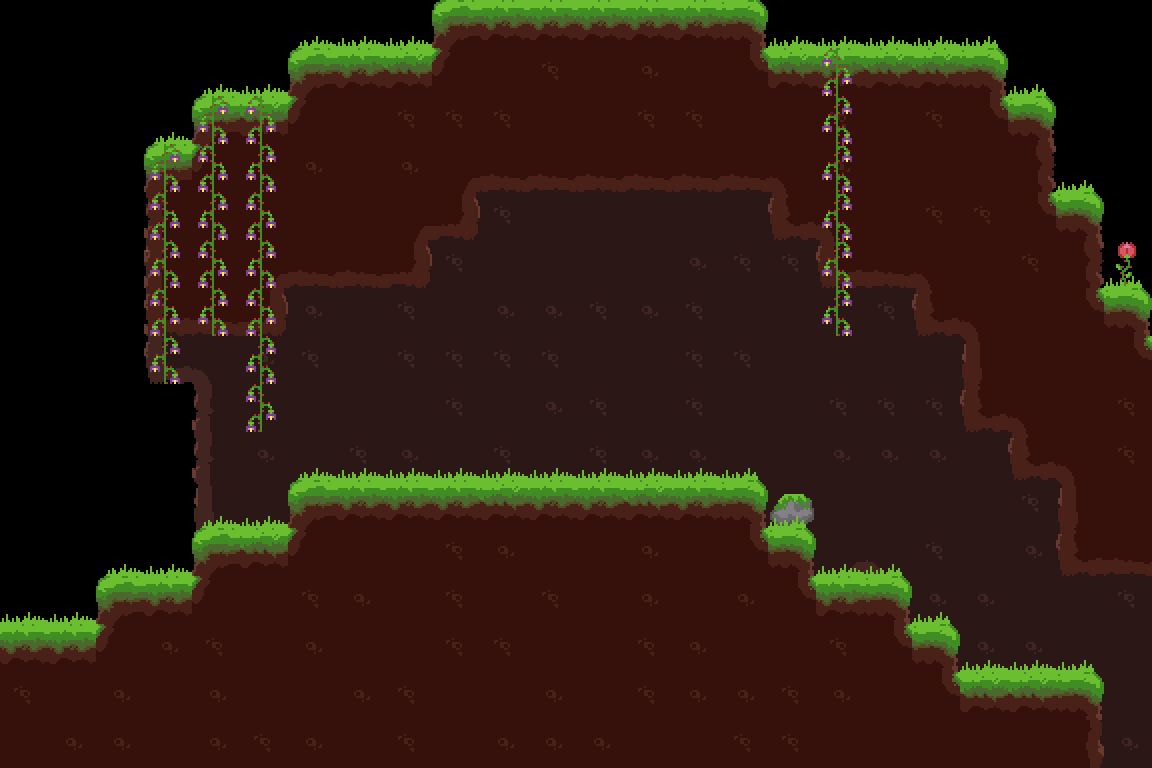

The image is a tile-based game level rendered from a .tmx file. Its description and source (layers, tilesets, objects; grid data summarised) follow:
An orthogonal 24x16 tile map with 48x48 px tiles, 7 tile layers (tunnel, eau, murD, terrain, ...), 5 tilesets and 51 objects (end).

<map version="1.0" orientation="orthogonal" renderorder="right-down" width="24" height="16" tilewidth="48" tileheight="48">
 <tileset firstgid="1" name="terrain" tilewidth="48" tileheight="48">
  <image source="tileSets/forest.png" width="336" height="384" />
  <terraintypes>
   <terrain name="ciel" tile="-1" />
   <terrain name="groundGrass" tile="-1" />
  </terraintypes>
  <tile id="1" terrain=",,,1">
   <objectgroup draworder="index">
    <object x="0" y="0" width="48" height="48" />
   </objectgroup>
  </tile>
  <tile id="2" terrain=",,1,1">
   <objectgroup draworder="index">
    <object x="-1.77636e-15" y="0" width="48" height="48" />
   </objectgroup>
  </tile>
  <tile id="3" terrain=",,1,1">
   <objectgroup draworder="index">
    <object x="-1.77636e-15" y="7.10543e-15" width="48" height="48" />
   </objectgroup>
  </tile>
  <tile id="4" terrain=",,1,">
   <objectgroup draworder="index">
    <object x="0" y="-1.42109e-14" width="48" height="48" />
   </objectgroup>
  </tile>
  <tile id="5" terrain="1,1,1,">
   <objectgroup draworder="index">
    <object x="0" y="-1.42109e-14" width="48" height="48" />
   </objectgroup>
  </tile>
  <tile id="6" terrain="1,1,,1">
   <objectgroup draworder="index">
    <object x="0" y="0" width="48" height="48" />
   </objectgroup>
  </tile>
  <tile id="8" terrain=",1,,1">
   <objectgroup draworder="index">
    <object x="0" y="-1.42109e-14" width="48" height="48" />
   </objectgroup>
  </tile>
  <tile id="9" terrain="1,1,1,1">
   <objectgroup draworder="index">
    <object x="0" y="-1.42109e-14" width="48" height="48" />
   </objectgroup>
  </tile>
  <tile id="10" terrain="1,1,1,1">
   <objectgroup draworder="index">
    <object x="0" y="-1.42109e-14" width="48" height="48" />
   </objectgroup>
  </tile>
  <tile id="11" terrain="1,,1,">
   <objectgroup draworder="index">
    <object x="0" y="-1.42109e-14" width="48" height="48" />
   </objectgroup>
  </tile>
  <tile id="12" terrain="1,,1,1">
   <objectgroup draworder="index">
    <object x="0" y="-1.42109e-14" width="48" height="48" />
   </objectgroup>
  </tile>
  <tile id="13" terrain=",1,1,1">
   <objectgroup draworder="index">
    <object x="0" y="0" width="48" height="48" />
   </objectgroup>
  </tile>
  <tile id="15" terrain=",1,,1">
   <objectgroup draworder="index">
    <object x="0" y="0" width="48" height="48" />
   </objectgroup>
  </tile>
  <tile id="16" terrain="1,1,1,1">
   <objectgroup draworder="index">
    <object x="0" y="-1.42109e-14" width="48" height="48" />
   </objectgroup>
  </tile>
  <tile id="17" terrain="1,1,1,1">
   <objectgroup draworder="index">
    <object x="0" y="-1.42109e-14" width="48" height="48" />
   </objectgroup>
  </tile>
  <tile id="18" terrain="1,,1,">
   <objectgroup draworder="index">
    <object x="0" y="-1.42109e-14" width="48" height="48" />
   </objectgroup>
  </tile>
  <tile id="22" terrain=",1,,">
   <objectgroup draworder="index">
    <object x="0" y="1.77636e-15" width="48" height="48" />
   </objectgroup>
  </tile>
  <tile id="23" terrain="1,1,,">
   <objectgroup draworder="index">
    <object x="0" y="0" width="48" height="48" />
   </objectgroup>
  </tile>
  <tile id="24" terrain="1,1,,">
   <objectgroup draworder="index">
    <object x="0" y="0" width="48" height="48" />
   </objectgroup>
  </tile>
  <tile id="25" terrain="1,,,">
   <objectgroup draworder="index">
    <object x="0" y="0" width="48" height="48" />
   </objectgroup>
  </tile>
  <tile id="29">
   <objectgroup draworder="index">
    <object x="0" y="2.66454e-15" width="48" height="48" />
   </objectgroup>
  </tile>
  <tile id="30">
   <objectgroup draworder="index">
    <object x="8.88178e-16" y="-8.88178e-16" width="48" height="48" />
   </objectgroup>
  </tile>
  <tile id="31">
   <objectgroup draworder="index">
    <object x="0" y="8.88176e-16" width="48" height="48" />
   </objectgroup>
  </tile>
  <tile id="32">
   <objectgroup draworder="index">
    <object x="0" y="-8.88178e-16" width="48" height="48" />
   </objectgroup>
  </tile>
  <tile id="33">
   <objectgroup draworder="index">
    <object x="8.88178e-16" y="8.88178e-16" width="48" height="48" />
   </objectgroup>
  </tile>
  <tile id="34">
   <objectgroup draworder="index">
    <object x="0" y="8.88178e-16" width="48" height="48" />
   </objectgroup>
  </tile>
  <tile id="36">
   <objectgroup draworder="index">
    <object x="1.77636e-15" y="8.88178e-16" width="48" height="48" />
   </objectgroup>
  </tile>
  <tile id="37">
   <objectgroup draworder="index">
    <object x="0" y="2.66454e-15" width="48" height="48" />
   </objectgroup>
  </tile>
  <tile id="38">
   <objectgroup draworder="index">
    <object x="0" y="2.66454e-15" width="48" height="48" />
   </objectgroup>
  </tile>
  <tile id="39">
   <objectgroup draworder="index">
    <object x="0" y="8.88176e-16" width="48" height="48" />
   </objectgroup>
  </tile>
  <tile id="40">
   <objectgroup draworder="index">
    <object x="0" y="-8.88178e-16" width="48" height="48" />
   </objectgroup>
  </tile>
  <tile id="41">
   <objectgroup draworder="index">
    <object x="8.88178e-16" y="-8.88178e-16" width="48" height="48" />
   </objectgroup>
  </tile>
  <tile id="43">
   <objectgroup draworder="index">
    <object x="8.88178e-16" y="8.88178e-16" width="48" height="48" />
   </objectgroup>
  </tile>
  <tile id="44">
   <objectgroup draworder="index">
    <object x="-1.77636e-15" y="-8.88178e-16" width="48" height="48" />
   </objectgroup>
  </tile>
  <tile id="45">
   <objectgroup draworder="index">
    <object x="0" y="2.66454e-15" width="48" height="48" />
   </objectgroup>
  </tile>
  <tile id="46">
   <objectgroup draworder="index">
    <object x="8.88178e-16" y="8.88178e-16" width="48" height="48" />
   </objectgroup>
  </tile>
  <tile id="47" terrain=",,,0" />
  <tile id="48" terrain=",,0," />
  <tile id="50">
   <objectgroup draworder="index">
    <object x="1.77636e-15" y="8.88178e-16" width="48" height="48" />
   </objectgroup>
  </tile>
  <tile id="51">
   <objectgroup draworder="index">
    <object x="0" y="2.66454e-15" width="48" height="48" />
   </objectgroup>
  </tile>
  <tile id="52">
   <objectgroup draworder="index">
    <object x="1.77636e-15" y="2.66454e-15" width="48" height="48" />
   </objectgroup>
  </tile>
  <tile id="53">
   <objectgroup draworder="index">
    <object x="0" y="8.88176e-16" width="48" height="48" />
   </objectgroup>
  </tile>
  <tile id="54" terrain=",0,," />
  <tile id="55" terrain="0,,," />
 </tileset>
 <tileset firstgid="57" name="terrain2" tilewidth="48" tileheight="48">
  <image source="tileSets/sol2.png" width="576" height="576" />
  <terraintypes>
   <terrain name="dirt" tile="-1" />
  </terraintypes>
  <tile id="13" terrain=",,,0">
   <objectgroup draworder="index">
    <object x="0" y="0" width="48" height="48" />
   </objectgroup>
  </tile>
  <tile id="14" terrain=",,0,0">
   <objectgroup draworder="index">
    <object x="0" y="-2.66454e-15" width="48" height="48" />
   </objectgroup>
  </tile>
  <tile id="15" terrain=",,0,0">
   <objectgroup draworder="index">
    <object x="1.77636e-15" y="8.88178e-16" width="48" height="48" />
   </objectgroup>
  </tile>
  <tile id="16" terrain=",,0,">
   <objectgroup draworder="index">
    <object x="0" y="-8.88178e-16" width="48" height="48" />
   </objectgroup>
  </tile>
  <tile id="17" terrain="0,0,0,">
   <objectgroup draworder="index">
    <object x="0" y="-8.88178e-16" width="48" height="48" />
   </objectgroup>
  </tile>
  <tile id="18" terrain="0,0,,0">
   <objectgroup draworder="index">
    <object x="-1.77636e-15" y="-2.66454e-15" width="48" height="48" />
   </objectgroup>
  </tile>
  <tile id="25" terrain=",0,,0">
   <objectgroup draworder="index" />
  </tile>
  <tile id="26" terrain="0,0,0,0">
   <objectgroup draworder="index" />
  </tile>
  <tile id="27" terrain="0,0,0,0">
   <objectgroup draworder="index" />
  </tile>
  <tile id="28" terrain="0,,0,">
   <objectgroup draworder="index" />
  </tile>
  <tile id="29" terrain="0,,0,0">
   <objectgroup draworder="index">
    <object x="8.88178e-16" y="0" width="48" height="48" />
   </objectgroup>
  </tile>
  <tile id="30" terrain=",0,0,0">
   <objectgroup draworder="index">
    <object x="1.77636e-15" y="8.88178e-16" width="48" height="48" />
   </objectgroup>
  </tile>
  <tile id="37" terrain=",0,,0">
   <objectgroup draworder="index" />
  </tile>
  <tile id="38" terrain="0,0,0,0">
   <objectgroup draworder="index" />
  </tile>
  <tile id="39" terrain="0,0,0,0">
   <objectgroup draworder="index" />
  </tile>
  <tile id="40" terrain="0,,0,">
   <objectgroup draworder="index" />
  </tile>
  <tile id="49" terrain=",0,,">
   <objectgroup draworder="index" />
  </tile>
  <tile id="50" terrain="0,0,,">
   <objectgroup draworder="index" />
  </tile>
  <tile id="51" terrain="0,0,,">
   <objectgroup draworder="index" />
  </tile>
  <tile id="52" terrain="0,,,">
   <objectgroup draworder="index" />
  </tile>
  <tile id="54">
   <objectgroup draworder="index">
    <object x="0" y="0" width="48" height="48" />
   </objectgroup>
  </tile>
 </tileset>
 <tileset firstgid="201" name="eau2" tilewidth="48" tileheight="48">
  <image source="tileSets/eau2.png" width="48" height="144" />
 </tileset>
 <tileset firstgid="204" name="deco" tilewidth="48" tileheight="48">
  <image source="tileSets/decor-forest.png" width="192" height="192" />
 </tileset>
 <tileset firstgid="220" name="pont" tilewidth="48" tileheight="48">
  <image source="tileSets/pont.png" width="96" height="96" />
  <tile id="0">
   <objectgroup draworder="index">
    <object x="-1" y="43.3333" width="50" height="4.66667" />
   </objectgroup>
  </tile>
 </tileset>
 <layer name="tunnel" width="24" height="16">
  <data>[384 cells, 202 non-empty, 20 distinct tile ids]</data>
 </layer>
 <layer name="eau" width="24" height="16">
  <data>[384 cells, 0 non-empty, 0 distinct tile ids]</data>
 </layer>
 <layer name="murD" width="24" height="16">
  <data>[384 cells, 0 non-empty, 0 distinct tile ids]</data>
 </layer>
 <layer name="terrain" width="24" height="16">
  <data>[384 cells, 214 non-empty, 20 distinct tile ids]</data>
 </layer>
 <objectgroup name="spawnJoueur">
  <object name="end" x="974.667" y="586.667" width="170.667" height="74.6667" />
 </objectgroup>
 <objectgroup name="enemySpawn" />
 <layer name="deco2" width="24" height="16">
  <data>[384 cells, 25 non-empty, 4 distinct tile ids]</data>
 </layer>
 <layer name="deco" width="24" height="16">
  <data>[384 cells, 37 non-empty, 3 distinct tile ids]</data>
 </layer>
 <layer name="terre" width="24" height="16">
  <data>[384 cells, 0 non-empty, 0 distinct tile ids]</data>
 </layer>
</map>
